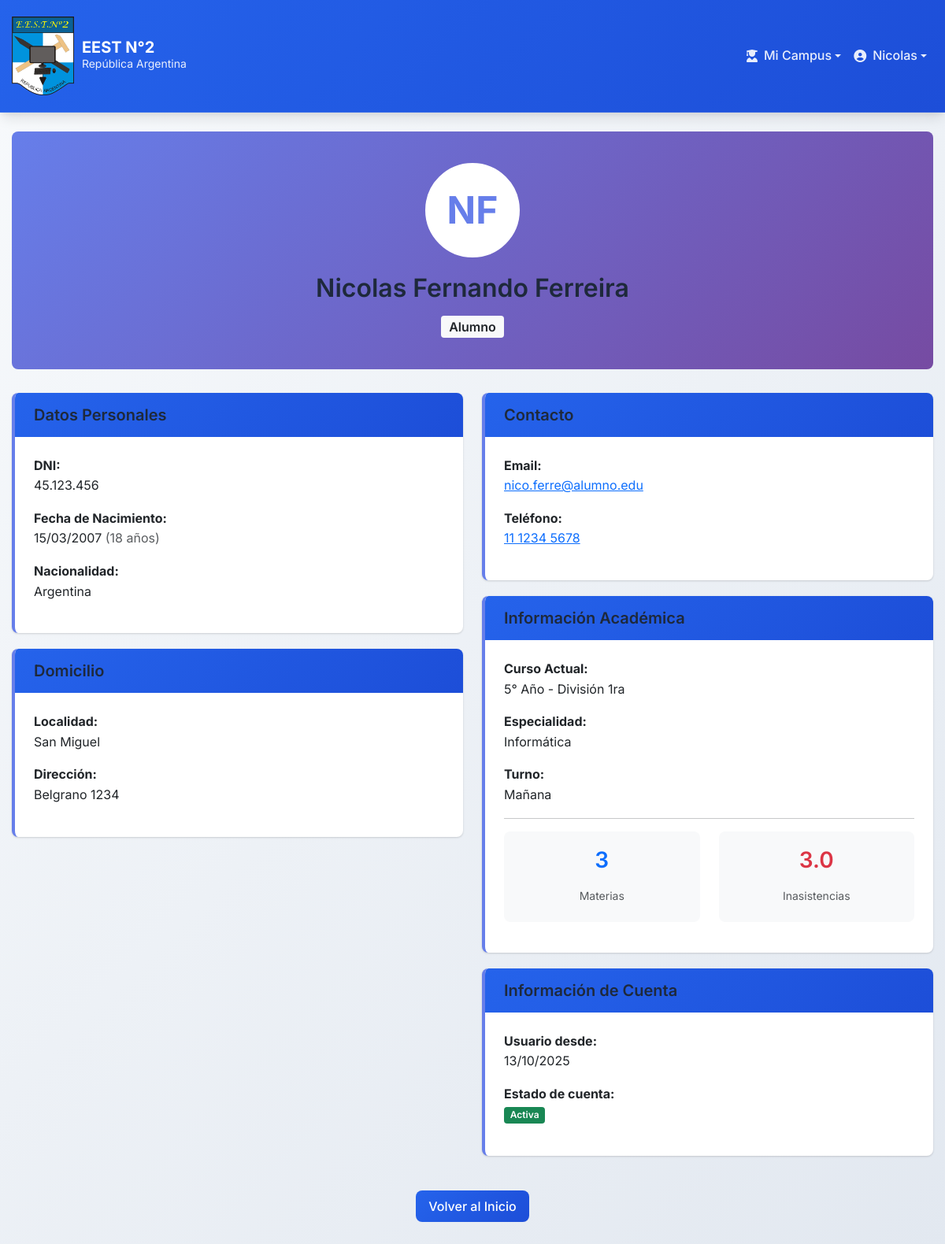
The page /perfil.php (signed in) on the database its author committed.
### tables this page shows
CREATE TABLE `usuarios` (
  `DNI` int(11) NOT NULL,
  `Primer_nombre` varchar(255) NOT NULL,
  `Segundo_nombre` varchar(255) NOT NULL,
  `Apellido` varchar(255) NOT NULL,
  `Email` varchar(255) NOT NULL,
  `Password_Usuario` varchar(255) DEFAULT NULL,
  `Nacionalidad` varchar(255) NOT NULL,
  `Localidad` varchar(255) NOT NULL,
  `Calle` varchar(255) NOT NULL,
  `Altura` int(11) NOT NULL,
  `Fecha_Nacimiento` date NOT NULL,
  `Telefono` varchar(255) NOT NULL,
  `Rol` enum('Director','Preceptor','Profesor','Alumno') NOT NULL,
  `Estado` tinyint(1) NOT NULL DEFAULT 1,
  `Fecha_Creacion` timestamp NOT NULL DEFAULT current_timestamp(),
  `Usuario` varchar(255) DEFAULT current_user()
);

CREATE TABLE `cursos` (
  `ID` int(11) NOT NULL,
  `DNI_Preceptor` int(11) NOT NULL,
  `Turno` enum('Mañana','Tarde','Noche') NOT NULL,
  `Grupo` varchar(255) NOT NULL,
  `Anio` int(4) NOT NULL,
  `Division` varchar(10) NOT NULL,
  `Especialidad` varchar(255) NOT NULL,
  `Estado` tinyint(1) NOT NULL DEFAULT 1
);

### perfil.php (the view, shortened to what this page needs)
<?php
include('./public/header.php');
$dni = $_SESSION['DNI'];
$query_usuario = "SELECT * FROM usuarios WHERE usuarios.DNI = '$dni'";
$result_usuario = mysqli_query($CONN, $query_usuario);
$usuario = mysqli_fetch_assoc($result_usuario);
$info_adicional = [];
$rol = $usuario['Rol'];
if ($rol == 'Alumno') {
    $query_curso = "SELECT cursos.Anio, cursos.Division, cursos.Especialidad, cursos.Turno, cursos.Grupo
                    FROM cursos
                    INNER JOIN curso_alumno ON cursos.ID = curso_alumno.ID_Curso
                    WHERE curso_alumno.DNI_Alumno = '$dni' AND cursos.Estado = 1";
    $result_curso = mysqli_query($CONN, $query_curso);
    if (mysqli_num_rows($result_curso) > 0) {
        $info_adicional['curso'] = mysqli_fetch_assoc($result_curso);
    }
    if (isset($info_adicional['curso'])) {
        $query_materias = "SELECT COUNT(*) as total FROM materias
                          INNER JOIN cursos ON materias.ID_Curso = cursos.ID
                          INNER JOIN curso_alumno ON cursos.ID = curso_alumno.ID_Curso
                          WHERE curso_alumno.DNI_Alumno = '$dni' AND materias.Estado = 1";
        $result_materias = mysqli_query($CONN, $query_materias);
        $info_adicional['total_materias'] = mysqli_fetch_assoc($result_materias)['total'];
    }
    $query_inasistencias = "SELECT
                              SUM(CASE WHEN inasistencias.Tipo = 'Falta' THEN 1 ELSE 0 END) +
                              SUM(CASE WHEN inasistencias.Tipo = 'Tarde' THEN 0.5 ELSE 0 END) as total
                            FROM inasistencias
                            WHERE inasistencias.DNI_Alumno = '$dni'";
    $result_inasistencias = mysqli_query($CONN, $query_inasistencias);
    $info_adicional['total_inasistencias'] = mysqli_fetch_assoc($result_inasistencias)['total'] ?? 0;
}
?>
<!DOCTYPE html>
<html lang="es">
<head>
    <link rel="stylesheet" href="./style/styles.css">
</head>
<body>
    <div class="container mt-4 mb-5">
        <div class="profile-header">
            <div class="profile-avatar">
                <?php
                echo strtoupper(substr($usuario['Primer_nombre'], 0, 1) . substr($usuario['Apellido'], 0, 1));
                ?>
            </div>
            <h2><?php echo htmlspecialchars($usuario['Primer_nombre'] . ' ' . $usuario['Segundo_nombre'] . ' ' . $usuario['Apellido']); ?></h2>
            <p class="mb-0">
                <span class="badge bg-light text-dark fs-6">
                    <?php echo htmlspecialchars($usuario['Rol']); ?>
                </span>
            </p>
        </div>
        <div class="row">
            <div class="col-md-6">
                <div class="card info-card">
                    <div class="card-header bg-primary text-white">
                        <h5 class="mb-0"><i class="bi bi-person-fill"></i> Datos Personales</h5>
                    </div>
                    <div class="card-body">
                        <div class="mb-3">
                            <strong>DNI:</strong><br>
                            <?php echo htmlspecialchars(number_format($usuario['DNI'], 0, '', '.')); ?>
                        </div>
                        <div class="mb-3">
                            <strong>Fecha de Nacimiento:</strong><br>
                            <?php echo date('d/m/Y', strtotime($usuario['Fecha_Nacimiento'])); ?>
                            <?php
                            $nacimiento = new DateTime($usuario['Fecha_Nacimiento']);
                            $hoy = new DateTime();
                            $edad = $hoy->diff($nacimiento)->y;
                            echo " <span class='text-muted'>($edad años)</span>";
                            ?>
                        </div>
                        <div class="mb-3">
                            <strong>Nacionalidad:</strong><br>
                            <?php echo htmlspecialchars($usuario['Nacionalidad']); ?>
                        </div>
                    </div>
                </div>
                <div class="card info-card">
                    <div class="card-header bg-success text-white">
                        <h5 class="mb-0"><i class="bi bi-geo-alt-fill"></i> Domicilio</h5>
                    </div>
                    <div class="card-body">
                        <div class="mb-3">
                            <strong>Localidad:</strong><br>
                            <?php echo htmlspecialchars($usuario['Localidad']); ?>
                        </div>
                        <div class="mb-3">
                            <strong>Dirección:</strong><br>
                            <?php echo htmlspecialchars($usuario['Calle'] . ' ' . $usuario['Altura']); ?>
                        </div>
                    </div>
                </div>
            </div>
            <div class="col-md-6">
                <div class="card info-card">
                    <div class="card-header bg-info text-white">
                        <h5 class="mb-0"><i class="bi bi-telephone-fill"></i> Contacto</h5>
                    </div>
                    <div class="card-body">
                        <div class="mb-3">
                            <strong>Email:</strong><br>
                            <a href="mailto:<?php echo htmlspecialchars($usuario['Email']); ?>">
                                <?php echo htmlspecialchars($usuario['Email']); ?>
                            </a>
                        </div>
                        <div class="mb-3">
                            <strong>Teléfono:</strong><br>
                            <a href="tel:<?php echo htmlspecialchars($usuario['Telefono']); ?>">
                                <?php echo htmlspecialchars($usuario['Telefono']); ?>
                            </a>
                        </div>
                    </div>
                </div>
                <?php if ($rol == 'Alumno' && isset($info_adicional['curso'])): ?>
                    <div class="card info-card">
                        <div class="card-header bg-warning text-dark">
                            <h5 class="mb-0"><i class="bi bi-book-fill"></i> Información Académica</h5>
                        </div>
                        <div class="card-body">
                            <div class="mb-3">
                                <strong>Curso Actual:</strong><br>
                                <?php
                                $curso = $info_adicional['curso'];
                                echo htmlspecialchars($curso['Anio'] . '° Año - División ' . $curso['Division']);
                                ?>
                            </div>
                            <div class="mb-3">
                                <strong>Especialidad:</strong><br>
                                <?php echo htmlspecialchars($curso['Especialidad']); ?>
                            </div>
                            <div class="mb-3">
                                <strong>Turno:</strong><br>
                                <?php echo htmlspecialchars($curso['Turno']); ?>
                            </div>
                            <hr>
                            <div class="row text-center">
                                <div class="col-6">
                                    <div class="stat-card bg-light">
                                        <h3 class="text-primary"><?php echo $info_adicional['total_materias'] ?? 0; ?></h3>
                                        <small class="text-muted">Materias</small>
                                    </div>
                                </div>
                                <div class="col-6">
                                    <div class="stat-card bg-light">
                                        <h3 class="text-danger"><?php echo $info_adicional['total_inasistencias']; ?></h3>
                                        <small class="text-muted">Inasistencias</small>
                                    </div>
                                </div>
                            </div>
                        </div>
                    </div>
                <?php endif; ?>
                <div class="card info-card">
                    <div class="card-header bg-secondary text-white">
                        <h5 class="mb-0"><i class="bi bi-shield-lock-fill"></i> Información de Cuenta</h5>
                    </div>
                    <div class="card-body">
                        <div class="mb-3">
                            <strong>Usuario desde:</strong><br>
                            <?php echo date('d/m/Y', strtotime($usuario['Fecha_Creacion'])); ?>
                        </div>
                        <div class="mb-3">
                            <strong>Estado de cuenta:</strong><br>
                            <?php if ($usuario['Estado'] == 1): ?>
                                <span class="badge bg-success">Activa</span>
                            <?php else: ?>
                                <span class="badge bg-danger">Inactiva</span>
                            <?php endif; ?>
                        </div>
                    </div>
                </div>
            </div>
        </div>
        <div class="text-center mt-4">
            <a href="home.php" class="btn btn-primary">Volver al Inicio</a>
        </div>
    </div>
</body>
</html>

### style/styles.css (style rules this page uses)
:root { --primary-color: #2563eb; --primary-dark: #1d4ed8; --secondary-color: #64748b; --success-color: #10b981; --warning-color: #f59e0b; --danger-color: #ef4444; --info-color: #06b6d4; --light-color: #f8fafc; --dark-color: #1e293b; --border-color: #e2e8f0; --shadow: 0 1px 3px 0 rgba(0, 0, 0, 0.1), 0 1px 2px 0 rgba(0, 0, 0, 0.06); --shadow-lg: 0 10px 15px -3px rgba(0, 0, 0, 0.1), 0 4px 6px -2px rgba(0, 0, 0, 0.05); --border-radius: 0.5rem; --font-family: 'Inter', -apple-system, BlinkMacSystemFont, 'Segoe UI', Roboto, sans-serif; }
* { box-sizing: border-box; margin: 0; padding: 0; }
body { font-family: var(--font-family); line-height: 1.6; color: var(--dark-color); background: linear-gradient(135deg, #f8fafc 0%, #e2e8f0 100%); min-height: 100vh; }
.container { max-width: 1200px; margin: 0 auto; padding: 0 15px; }
h1, h2, h3, h4, h5, h6 { color: var(--dark-color); font-weight: 600; margin-bottom: 1rem; }
.text-center { text-align: center; }
.text-muted { color: #6c757d; }
.btn { display: inline-block; font-weight: 500; line-height: 1.5; text-align: center; text-decoration: none; vertical-align: middle; cursor: pointer; border: none; padding: 0.5rem 1rem; font-size: 1rem; border-radius: var(--border-radius); transition: all 0.2s ease; }
.btn-primary { color: #fff; background: linear-gradient(135deg, var(--primary-color) 0%, var(--primary-dark) 100%); }
.card { background: white; border: none; border-radius: var(--border-radius); box-shadow: var(--shadow); transition: all 0.2s ease; overflow: hidden; margin-bottom: 1.5rem; }
.card-header { background: linear-gradient(135deg, var(--primary-color) 0%, var(--primary-dark) 100%); color: white; border: none; font-weight: 600; padding: 1rem 1.5rem; }
.card-body { padding: 1.5rem; }
.mt-4 { margin-top: 1.5rem; }
.mb-3 { margin-bottom: 1rem; }
.mb-5 { margin-bottom: 3rem; }
.badge { display: inline-block; padding: 0.35em 0.65em; font-size: 0.75em; font-weight: 600; line-height: 1; color: #fff; text-align: center; white-space: nowrap; vertical-align: baseline; border-radius: 0.25rem; }
.bg-primary { background-color: var(--primary-color); }
.bg-success { background-color: var(--success-color); }
.bg-warning { background-color: var(--warning-color); color: #000; }
.bg-info { background-color: var(--info-color); }
.bg-light { background-color: var(--light-color); color: #000; }
.profile-header { background: linear-gradient(135deg, #667eea 0%, #764ba2 100%); color: white; padding: 40px 20px; border-radius: var(--border-radius); margin-bottom: 30px; text-align: center; }
.profile-avatar { width: 120px; height: 120px; border-radius: 50%; background-color: white; display: flex; align-items: center; justify-content: center; font-size: 48px; font-weight: bold; color: #667eea; margin: 0 auto 20px; border: 4px solid white; }
.info-card { border-left: 4px solid #667eea; margin-bottom: 20px; }
.stat-card { text-align: center; padding: 20px; border-radius: var(--border-radius); margin-bottom: 15px; background: var(--light-color); }

### rows shown on the page
usuarios: Primer_nombre+Apellido "NF", Primer_nombre+Segundo_nombre+Apellido "Nicolas Fernando Ferreira", Rol "Alumno", DNI "45.123.456", Fecha_Nacimiento "15/03/2007", Nacionalidad "Argentina", Localidad "San Miguel", Calle+Altura "Belgrano 1234", Email "nico.ferre@alumno.edu", Telefono "11 1234 5678", Fecha_Creacion "13/10/2025"
cursos: Anio+Division "5° Año - División 1ra", Especialidad "Informática", Turno "Mañana"

### other values the page prints
$_SESSION['nombre1'] "Nicolas"
$info_adicional['total_materias'] "3"
$info_adicional['total_inasistencias'] "3.0"
